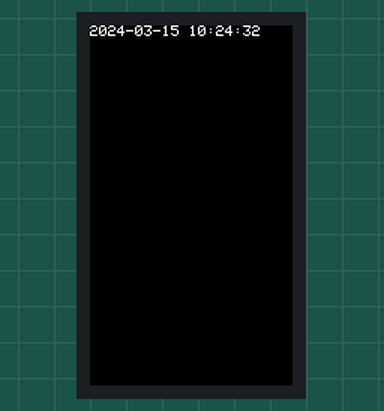
Simulated run of this sketch. Board: ESP32. On the bench: 135×240 colour display. WiFi joins after 1.5 s; servers stay silent unless stated; the local clock reads 2024-03-15 10:24:30 at power-on unless the sketch sets it.

Above: at 2.8 s.
At 15.2 s:
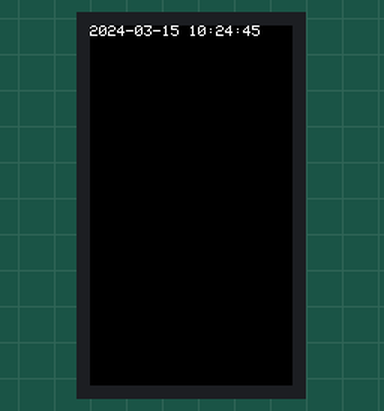
At 39.0 s:
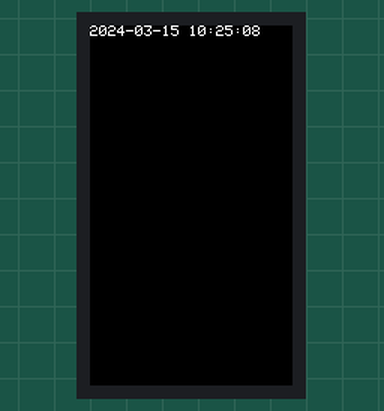

The sketch:

triangulation_testing.ino
```cpp
#include <M5StickCPlus.h>
#include <Triangle.h>
#include <WiFi.h>
#include "time.h"


const char* ssid     = "sypl";
const char* password = "ser760172";

void setup(){
  // Initialize the M5StickCPlus object. Initialize the M5StickCPlus object
  M5.begin();

  WiFi.begin(ssid, password);

  while (WiFi.status() != WL_CONNECTED) {
    delay(500);
    M5.Lcd.println("Connecting to WiFi...");
  }
  M5.Lcd.println("Connected to WiFi");

  // Initialise three nodes
  Point node_1 = Point(2.0, 5.0);
  Point node_2 = Point(3.0, 1.0);
  Point node_3 = Point(5.0, 3.0);

  // Initialise a triangle
  Triangle triangle = Triangle(node_1, node_2, node_3);
  Point estimated_point = triangle.getTriangulation(2.236, 2.0, 2.0);

  double x = estimated_point.getX(); // To get 'x' coordinate
  double y = estimated_point.getX(); // To get 'y' coordinate
  M5.Lcd.println(x);
  M5.Lcd.println(y);
  M5.Lcd.println(WiFi.macAddress());


  // Initialize time
  configTime(0, 0, "pool.ntp.org", "time.nist.gov");
  M5.Lcd.println("Synchronizing time...");
  delay(1000); // Wait for time to synchronize
}


void loop() {
  time_t now;
  struct tm timeinfo;
  time(&now);
  localtime_r(&now, &timeinfo);

  // Check if time was set, if not, print an error.
  if (timeinfo.tm_year < (2016 - 1900)) {
    M5.Lcd.println("Failed to obtain time");
    return;
  }

  // Print the current time and date on the LCD
  M5.Lcd.fillScreen(BLACK);
  M5.Lcd.setCursor(0, 0);
  M5.Lcd.printf("%04d-%02d-%02d %02d:%02d:%02d",
                timeinfo.tm_year + 1900, timeinfo.tm_mon + 1, timeinfo.tm_mday,
                timeinfo.tm_hour, timeinfo.tm_min, timeinfo.tm_sec);

  delay(1000); // Update the time every second
}
```
